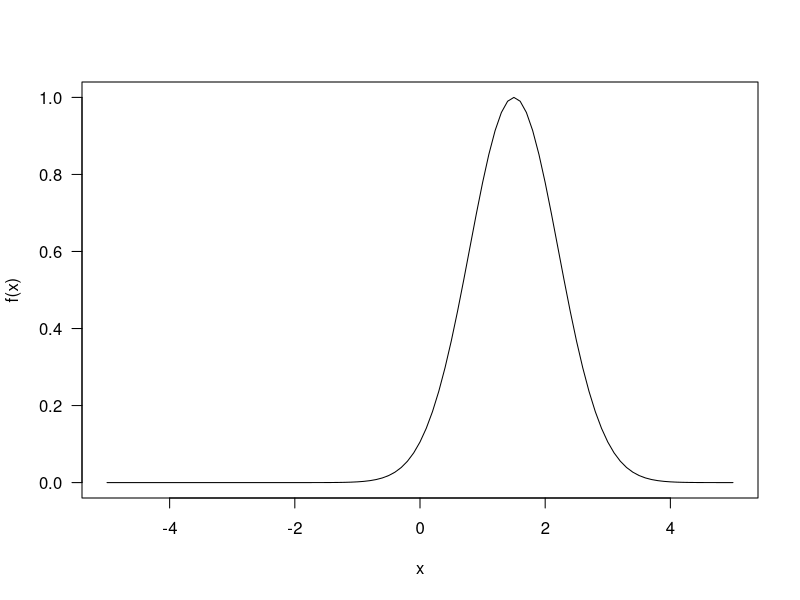

Here is the R script that generated this plot:
## ---- chunk 1
fun <- function(x) exp(-(x-1.5)^2)
curve(fun, from=-5, to=5, ylab='f(x)', las=1)
## ---- chunk 2
res <- optimize(fun, interval=c(-10, 10), maximum=TRUE)
res
## ---- chunk 3
require("numDeriv")
constant <- - as.numeric(hessian(fun, res$maximum))
## ---- chunk 4
fun(res$maximum) * sqrt(2*pi/constant)

integrate(fun, -Inf, Inf)  # Para comparar
